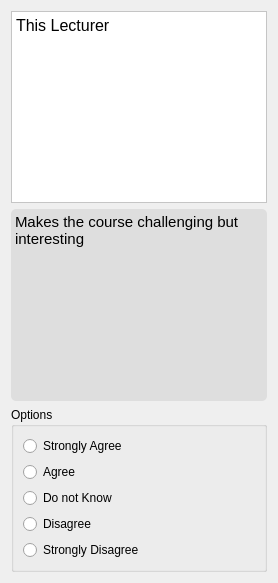
                   <widget class="QWidget" name="page_45">
                    <layout class="QVBoxLayout" name="verticalLayout_127">
                     <item>
                      <widget class="QTextBrowser" name="textBrowser_97">
                       <property name="styleSheet">
                        <string notr="true">background-color: rgb(255, 255, 255);</string>
                       </property>
                       <property name="html">
                        <string>&lt;!DOCTYPE HTML PUBLIC &quot;-//W3C//DTD HTML 4.0//EN&quot; &quot;http://www.w3.org/TR/REC-html40/strict.dtd&quot;&gt;
&lt;html&gt;&lt;head&gt;&lt;meta name=&quot;qrichtext&quot; content=&quot;1&quot; /&gt;&lt;style type=&quot;text/css&quot;&gt;
p, li { white-space: pre-wrap; }
&lt;/style&gt;&lt;/head&gt;&lt;body style=&quot; font-family:'Comic Sans MS'; font-size:10pt; font-weight:400; font-style:normal;&quot;&gt;
&lt;p style=&quot; margin-top:0px; margin-bottom:0px; margin-left:0px; margin-right:0px; -qt-block-indent:0; text-indent:0px;&quot;&gt;&lt;span style=&quot; font-family:'consolas'; font-size:12pt;&quot;&gt;This Lecturer&lt;/span&gt;&lt;/p&gt;&lt;/body&gt;&lt;/html&gt;</string>
                       </property>
                      </widget>
                     </item>
                     <item>
                      <widget class="QTextBrowser" name="textBrowser_98">
                       <property name="styleSheet">
                        <string notr="true">background-color: rgb(222, 222, 222);
border-radius: 5px;</string>
                       </property>
                       <property name="html">
                        <string>&lt;!DOCTYPE HTML PUBLIC &quot;-//W3C//DTD HTML 4.0//EN&quot; &quot;http://www.w3.org/TR/REC-html40/strict.dtd&quot;&gt;
&lt;html&gt;&lt;head&gt;&lt;meta name=&quot;qrichtext&quot; content=&quot;1&quot; /&gt;&lt;style type=&quot;text/css&quot;&gt;
p, li { white-space: pre-wrap; }
&lt;/style&gt;&lt;/head&gt;&lt;body style=&quot; font-family:'Comic Sans MS'; font-size:10pt; font-weight:400; font-style:normal;&quot;&gt;
&lt;p style=&quot; margin-top:0px; margin-bottom:0px; margin-left:0px; margin-right:0px; -qt-block-indent:0; text-indent:0px;&quot;&gt;&lt;span style=&quot; font-family:'consolas'; font-size:11pt;&quot;&gt;Makes the course challenging but interesting&lt;/span&gt;&lt;/p&gt;&lt;/body&gt;&lt;/html&gt;</string>
                       </property>
                      </widget>
                     </item>
                     <item>
                      <widget class="QGroupBox" name="groupBox_33">
                       <property name="styleSheet">
                        <string notr="true">QRadionButton:{
	font: 10pt &quot;Comic Sans MS&quot;;
}</string>
                       </property>
                       <property name="title">
                        <string>Options</string>
                       </property>
                       <property name="flat">
                        <bool>false</bool>
                       </property>
                       <layout class="QVBoxLayout" name="verticalLayout_128">
                        <item>
                         <layout class="QVBoxLayout" name="verticalLayout_129">
                          <item>
                           <widget class="QRadioButton" name="radioButton_7_6">
                            <property name="styleSheet">
                             <string notr="true"/>
                            </property>
                            <property name="text">
                             <string>Strongly Agree</string>
                            </property>
                           </widget>
                          </item>
                          <item>
                           <widget class="QRadioButton" name="radioButton_7_7">
                            <property name="text">
                             <string>Agree</string>
                            </property>
                           </widget>
                          </item>
                          <item>
                           <widget class="QRadioButton" name="radioButton_7_8">
                            <property name="text">
                             <string>Do not Know</string>
                            </property>
                           </widget>
                          </item>
                          <item>
                           <widget class="QRadioButton" name="radioButton_7_9">
                            <property name="text">
                             <string>Disagree</string>
                            </property>
                           </widget>
                          </item>
                          <item>
                           <widget class="QRadioButton" name="radioButton_7_10">
                            <property name="text">
                             <string>Strongly Disagree</string>
                            </property>
                           </widget>
                          </item>
                         </layout>
                        </item>
                       </layout>
                      </widget>
                     </item>
                    </layout>
                   </widget>
